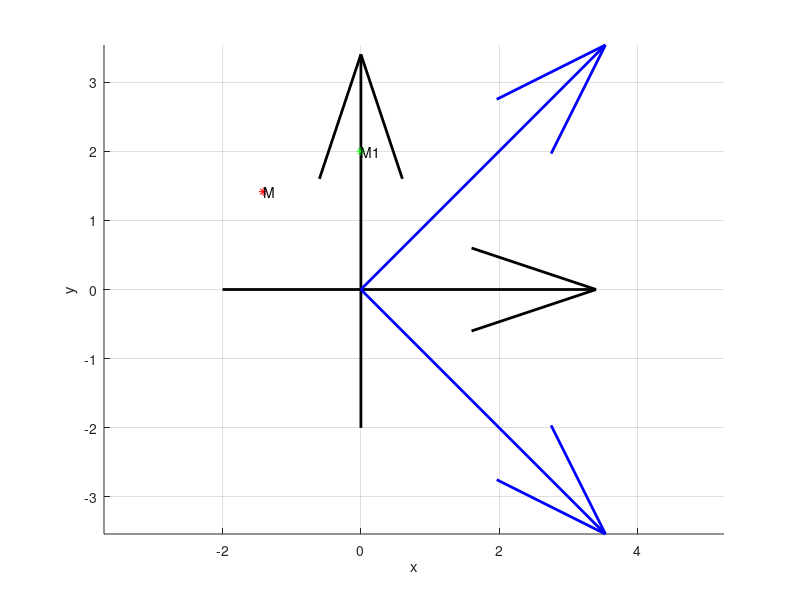

Write the MATLAB code that produced this figure.
clc
clf
clear

M = [-2^(1/2); 2^(1/2)];
alfa = -pi/4;

A = [cos(alfa) -sin(alfa); sin(alfa) cos(alfa)];
hold on, grid on, axis equal
x=-1:0.1:2; y = 2 * x;
X = [x; y];
Y = A * X;
M1 = A * M;
e1 = [1 0]; e2 = [0 1]; E = A * [e1; e2];

quiver(-2, 0, 6, 0, 'Color', 'k', 'LineWidth', 2)
quiver(0, -2, 0, 6, 'Color', 'k', 'LineWidth', 2)
xlabel('x'); ylabel('y');

plot(M(1), M(2), 'r*')
text(M(1), M(2), 'M')
plot(M1(1), M1(2), 'g*')
text(M1(1), M1(2), 'M1')

quiver(0, 0, E(1)*5, E(2)*5, 0, 'Color', 'b', 'LineWidth', 2)
quiver(0, 0, E(3)*5, E(4)*5, 0, 'Color', 'b', 'LineWidth', 2)